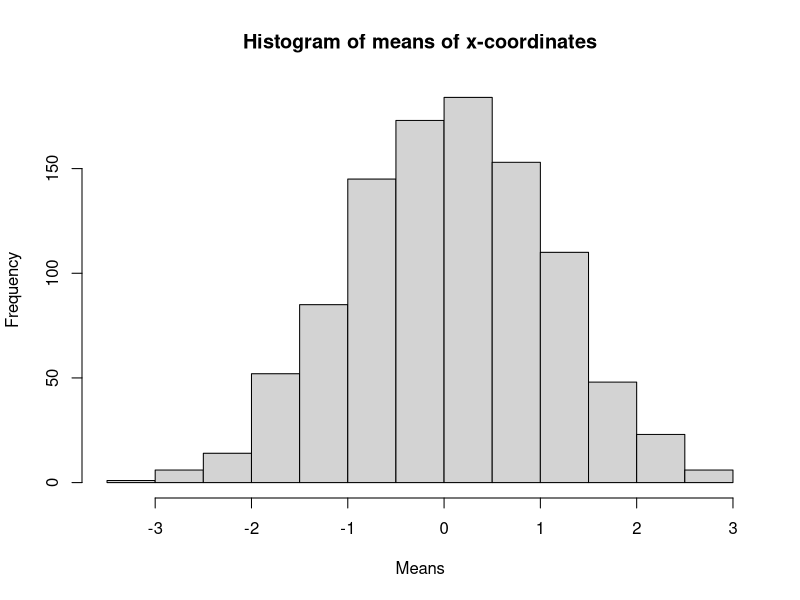
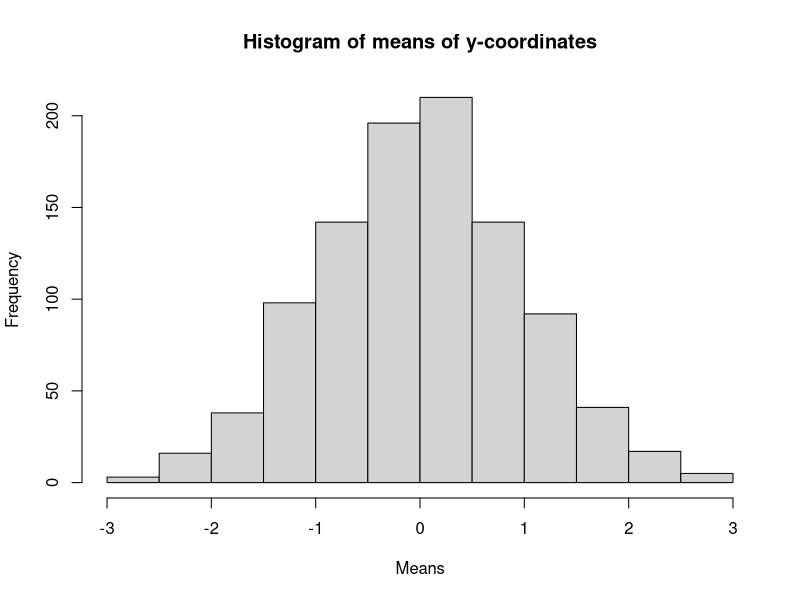
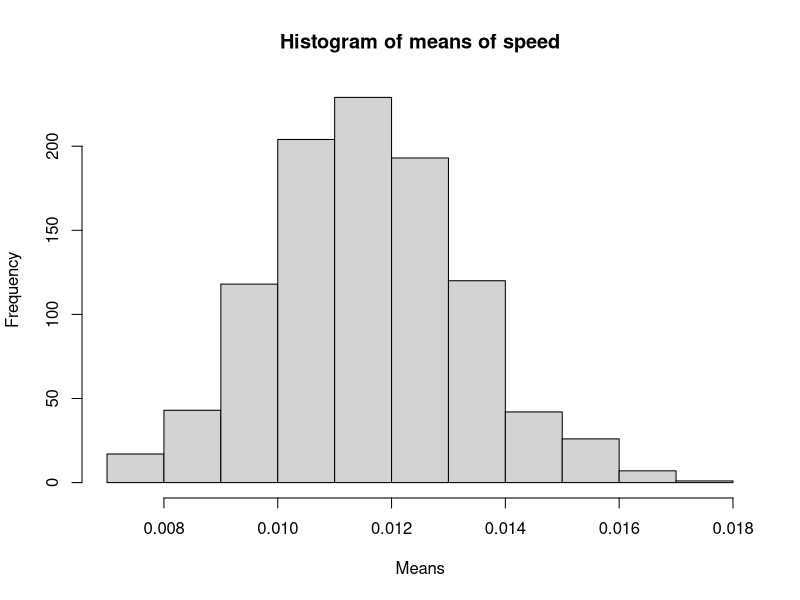
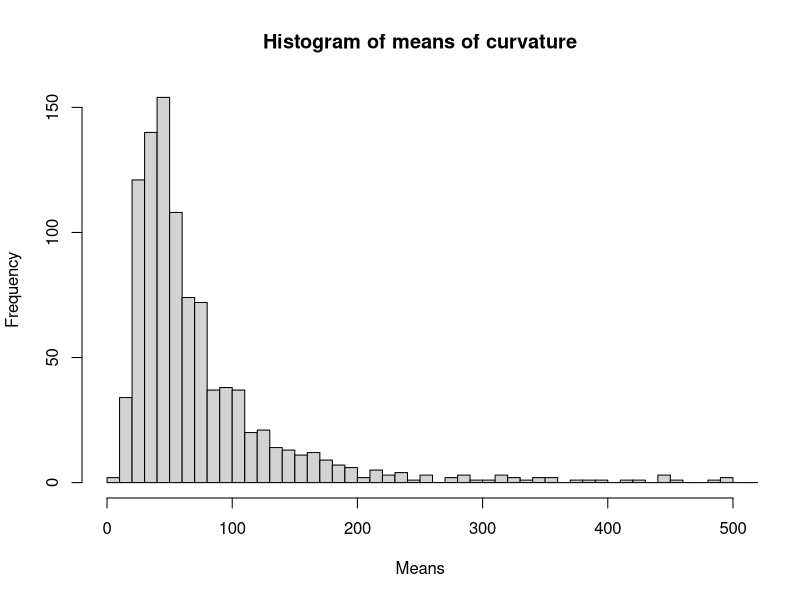
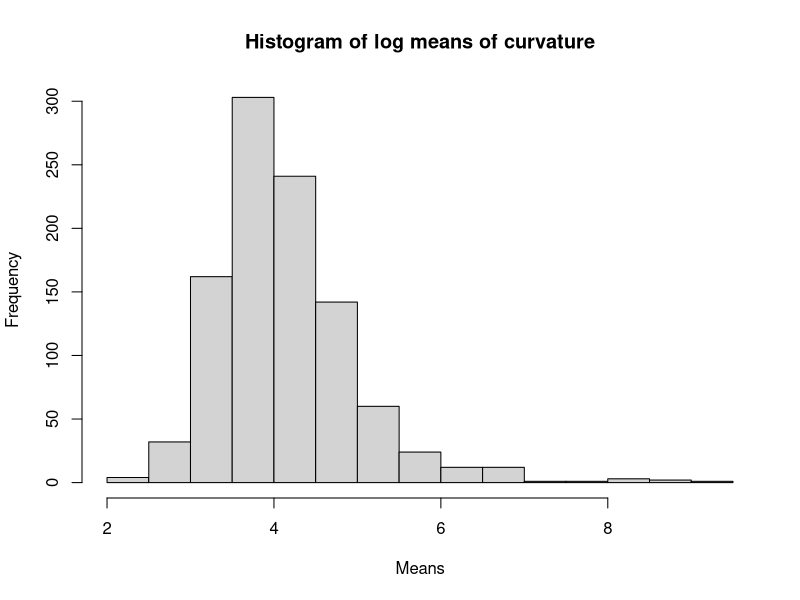
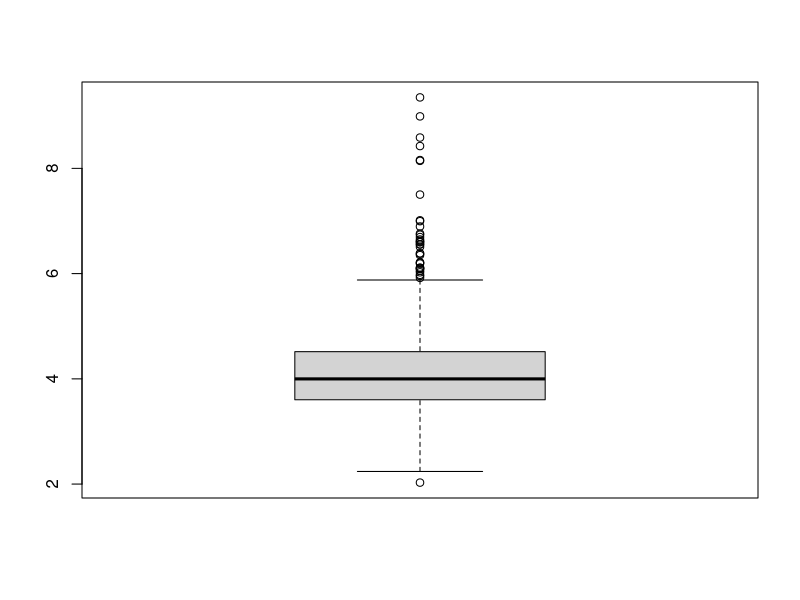

Reproduce these figures in R, in order. (Note: this script raises an error after producing the figures.)
## ---- chunk 1
x <- read.csv("summary_stats_1000_curves.csv")
## ---- chunk 2
hist(x$mean[c(1:1000)], main="Histogram of means of x-coordinates", xlab = "Means")
## ---- chunk 3
hist(x$mean[(1001:2000)], main="Histogram of means of y-coordinates", xlab = "Means")
## ---- chunk 4
hist(x$mean[(2001:3000)], main="Histogram of means of speed", xlab = "Means")
## ---- chunk 5
summary(x$mean[(3001:4000)])

hist(x$mean[(3001:4000)], main="Histogram of means of curvature", xlab = "Means", xlim=range(0,500), breaks = 1000)

hist(log(x$mean[(3001:4000)]), main="Histogram of log means of curvature", xlab = "Means")

boxplot(log(x$mean[(3001:4000)]))

a <- "No. of means greater than 500:"
outliers <- sum(x$X=="CURVATURE" & x$mean > 500)
print(paste(a,outliers))
## ---- chunk 6
kruskal.test(, data = x)
